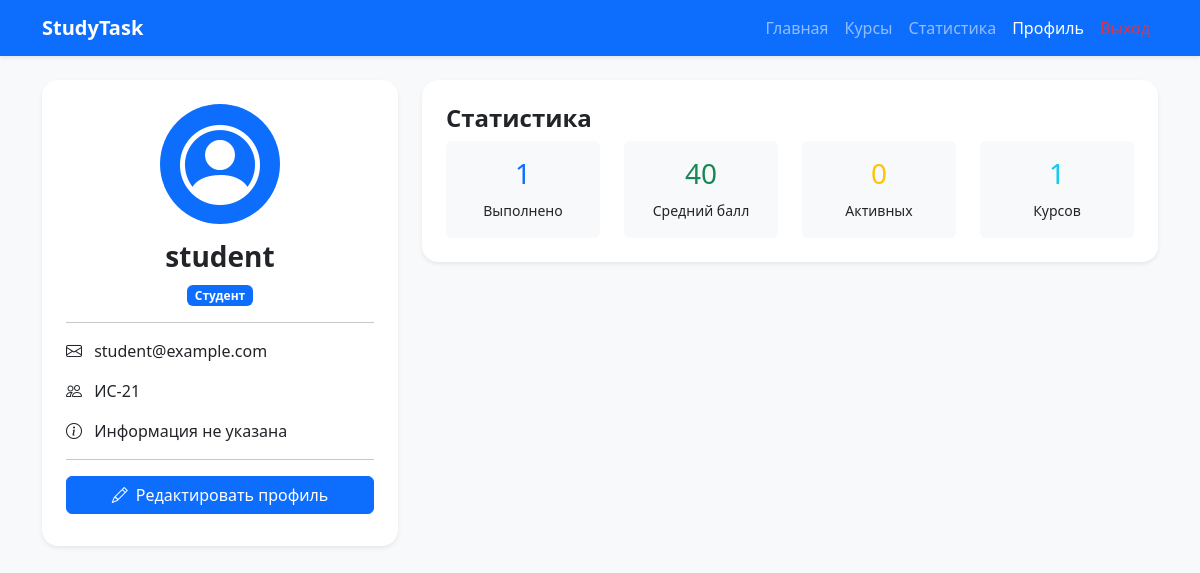
Screenshot of /profile (signed in) with the database file from the repository.
### models.py (models this page shows)
class User(UserMixin, db.Model):
    __tablename__ = 'users'
    id = db.Column(db.Integer, primary_key=True)
    username = db.Column(db.String(80), unique=True, nullable=False)
    email = db.Column(db.String(120), unique=True, nullable=False)
    password_hash = db.Column(db.String(200), nullable=False)
    role = db.Column(db.String(20), nullable=False, default='student')
    group = db.Column(db.String(50), nullable=True)
    about = db.Column(db.Text, nullable=True)
    created_at = db.Column(db.DateTime, default=datetime.utcnow)
    last_login = db.Column(db.DateTime, nullable=True)
    teacher_courses = db.relationship('Course', back_populates='teacher', lazy=True)
    student_submissions = db.relationship('Submission', back_populates='student', lazy=True)

### app.py (the view, shortened to what this page needs)
@app.route('/profile')
@login_required
def profile():
    if current_user.role == 'student':
        submissions = Submission.query.filter_by(student_id=current_user.id).all()
        completed_tasks = len([s for s in submissions if s.grade is not None])
        avg_grade = sum([s.grade for s in submissions if s.grade]) / len(submissions) if submissions else 0
        submitted_task_ids = [s.task_id for s in submissions]
        active_tasks = Task.query.filter(Task.id.notin_(submitted_task_ids), Task.is_published == True, Task.deadline > datetime.utcnow()).count()
        recent_tasks = Task.query.filter_by(is_published=True).order_by(Task.created_at.desc()).limit(3).all()
        courses = Course.query.all()
        stats = {
            'completed': completed_tasks,
            'avg_grade': round(avg_grade),
            'active': active_tasks,
            'courses': len(courses)
        }
    return render_template('profile.html', stats=stats, recent_tasks=recent_tasks, courses=courses)

### app.py (called while the page is built)
@login_manager.user_loader
def load_user(user_id):
    return User.query.get(int(user_id))

@app.context_processor
def utility_processor():
    return {'now': datetime.utcnow()}

### templates/profile.html (shortened to what this page needs)
<!DOCTYPE html>
<html lang="ru">
<head>
    <link href="https://cdn.jsdelivr.net/npm/bootstrap@5.3.0/dist/css/bootstrap.min.css" rel="stylesheet">
    <link rel="stylesheet" href="https://cdn.jsdelivr.net/npm/bootstrap-icons@1.11.0/font/bootstrap-icons.css">
</head>
<body class="bg-light">
    <nav class="navbar navbar-expand-lg navbar-dark bg-primary shadow-sm">
        <div class="container">
            <a class="navbar-brand fw-bold" href="{{ url_for('dashboard') }}">StudyTask</a>
            <div class="collapse navbar-collapse" id="navbarNav">
                <ul class="navbar-nav ms-auto">
                    <li class="nav-item"><a class="nav-link" href="{{ url_for('dashboard') }}">Главная</a></li>
                    <li class="nav-item"><a class="nav-link" href="{{ url_for('courses') }}">Курсы</a></li>
                    <li class="nav-item"><a class="nav-link" href="{{ url_for('statistics') }}">Статистика</a></li>
                    <li class="nav-item"><a class="nav-link active" href="{{ url_for('profile') }}">Профиль</a></li>
                    <li class="nav-item"><a class="nav-link text-danger" href="{{ url_for('logout') }}">Выход</a></li>
                </ul>
            </div>
        </div>
    </nav>
    <div class="container py-4">
        <div class="row">
            <div class="col-lg-4 mb-4">
                <div class="card border-0 shadow-sm rounded-4">
                    <div class="card-body text-center p-4">
                        <div class="bg-primary rounded-circle d-flex align-items-center justify-content-center mx-auto mb-3" style="width: 120px; height: 120px;">
                            <i class="bi bi-person-circle text-white" style="font-size: 80px;"></i>
                        </div>
                        <h3 class="fw-bold">{{ current_user.username }}</h3>
                        <p>
                            <span class="badge bg-primary">
                                {% if current_user.role == 'teacher' %}Преподаватель{% else %}Студент{% endif %}
                            </span>
                        </p>
                        <hr>
                        <div class="text-start">
                            <p><i class="bi bi-envelope me-2"></i> {{ current_user.email }}</p>
                            <p><i class="bi bi-people me-2"></i> {{ current_user.group or 'Группа не указана' }}</p>
                            <p><i class="bi bi-info-circle me-2"></i> {{ current_user.about or 'Информация не указана' }}</p>
                        </div>
                        <hr>
                        <a href="{{ url_for('edit_profile') }}" class="btn btn-primary w-100 mb-2">
                            <i class="bi bi-pencil me-1"></i> Редактировать профиль
                        </a>
                    </div>
                </div>
            </div>
            <div class="col-lg-8">
                <div class="card border-0 shadow-sm rounded-4">
                    <div class="card-body p-4">
                        <h4 class="fw-bold">Статистика</h4>
                        <div class="row">
                            <div class="col-md-3">
                                <div class="bg-light rounded p-3 text-center">
                                    <h3 class="text-primary">{{ stats.completed|default(0) }}</h3>
                                    <small>Выполнено</small>
                                </div>
                            </div>
                            <div class="col-md-3">
                                <div class="bg-light rounded p-3 text-center">
                                    <h3 class="text-success">{{ stats.avg_grade|default(0) }}</h3>
                                    <small>Средний балл</small>
                                </div>
                            </div>
                            <div class="col-md-3">
                                <div class="bg-light rounded p-3 text-center">
                                    <h3 class="text-warning">{{ stats.active|default(0) }}</h3>
                                    <small>Активных</small>
                                </div>
                            </div>
                            <div class="col-md-3">
                                <div class="bg-light rounded p-3 text-center">
                                    <h3 class="text-info">{{ stats.courses|default(0) }}</h3>
                                    <small>Курсов</small>
                                </div>
                            </div>
                        </div>
                    </div>
                </div>
            </div>
        </div>
    </div>
</body>
</html>

### rows the page displays
User: username "student", email "student@example.com", group "ИС-21", about "Информация не указана"

### other values shown
{{ stats.completed|default(0) }} "1"
{{ stats.avg_grade|default(0) }} "40"
{{ stats.active|default(0) }} "0"
{{ stats.courses|default(0) }} "1"
